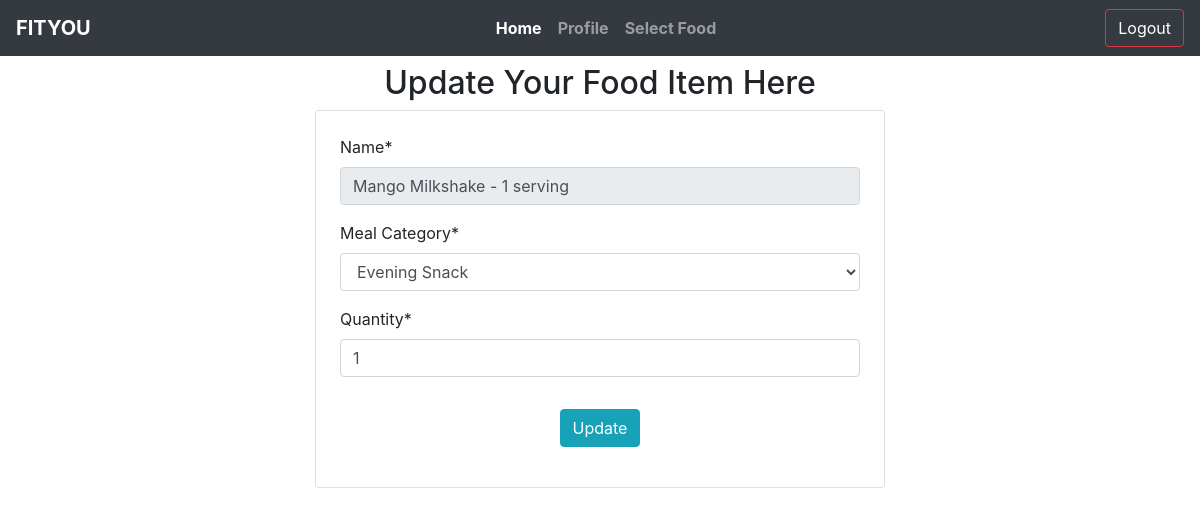
Screenshot of /update-food-item/13 (signed in) with the database file from the repository.
### main_app/models.py (models this page shows, shortened)
class UserFoodItems(models.Model):
    user = models.ForeignKey(User,on_delete=models.CASCADE,null=True)
    name = models.CharField(max_length=100,null=True)
    meal_cat = models.ForeignKey(MealCategory,on_delete=models.CASCADE,null=True,default="BreakFast")
    quantity = models.PositiveIntegerField(default=0)
    calories = models.FloatField(default=0)
    fats = models.FloatField(null=True)
    proteins = models.FloatField(null=True)
    carbs = models.FloatField(null=True)
    date_added = models.DateField(default=timezone.now)
    class Meta:
        verbose_name = 'User Food Item'

### main_app/views.py (the view, shortened to what this page needs)
# urls.py: path('update-food-item/<int:id>',views.updatefooditem,name="update_food_item"),
@login_required(login_url='login')
def updatefooditem(request,id):
    food = UserFoodItems.objects.get(id = id)
    form = UpdateFoodItem(instance=food)
    context = {'form':form}
    return render(request,'main_app/update_food.html',context)

### main_app/forms.py
class UpdateFoodItem(forms.ModelForm):
    def __init__(self, *args, **kwargs):
       super(UpdateFoodItem, self).__init__(*args, **kwargs)
       self.fields['name'].widget.attrs['readonly'] = True
    class Meta:
        model = UserFoodItems
        fields = ['name','meal_cat','quantity']
        labels = {
            'meal_cat': ('Meal Category')
        }

### main_app/models.py (called while the page is built)
    def __str__(self):
        return self.title

### main_app/templates/main_app/update_food.html (shortened to what this page needs)
{% extends 'main_app/index.html' %}
{% load crispy_forms_tags %}
{% block main %}
<h2 class="text-center mt-2">Update Your Food Item Here</h2>
<div class="container" style="max-width: 50%;">
    <div class="card py-4 px-4 mb-2">
        <form method="POST">
            <fieldset class="form-group">
                {{ form|crispy }}
            </fieldset>
            <div class="form-group text-center">
                <button type="submit" class="btn btn-info">Update</button>
            </div>
        </form>
    </div>
</div>
{% endblock main %}

### main_app/static/css/style.css (style rules this page uses)
body { margin: 0; padding: 0; }

### rows the page displays
UserFoodItems: name "Mango Milkshake - 1 serving", meal_cat "Evening Snack", quantity "1"
